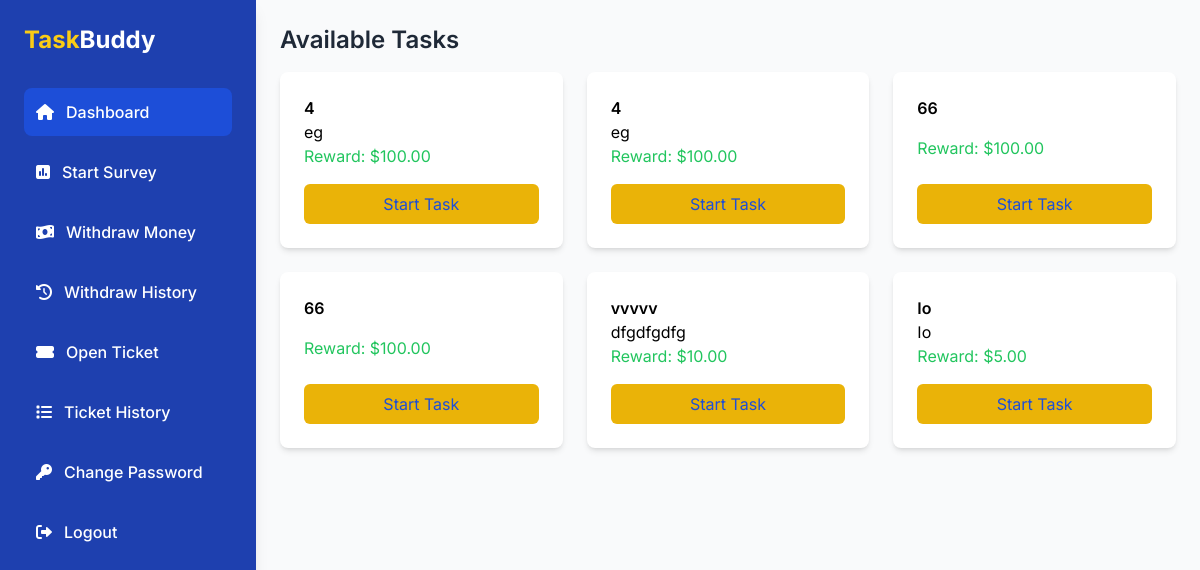
The app's page /t7.3/t7/surveys/survey.php with its own data.
### tables this page shows
CREATE TABLE `surveys` (
  `id` int(11) NOT NULL,
  `title` varchar(255) NOT NULL,
  `description` text DEFAULT NULL,
  `reward` decimal(10,2) NOT NULL,
  `created_at` timestamp NOT NULL DEFAULT current_timestamp(),
  `created_by` int(11) DEFAULT NULL,
  `status` varchar(20) NOT NULL DEFAULT 'pending'
);

### t7.3/t7/surveys/survey.php (the view, shortened to what this page needs)
<?php
$host = 'localhost';
$dbname = 'task_buddy_db';
$username = 'root';
$password = '';
try {
    $pdo = new PDO("mysql:host=$host;dbname=$dbname", $username, $password);
    $pdo->setAttribute(PDO::ATTR_ERRMODE, PDO::ERRMODE_EXCEPTION);
} catch (PDOException $e) {
    die("Could not connect to the database $dbname :" . $e->getMessage());
}
$query = "SELECT * FROM surveys";
$stmt = $pdo->prepare($query);
$stmt->execute();
$surveys = $stmt->fetchAll(PDO::FETCH_ASSOC);
?>
<!DOCTYPE html>
<html lang="en">
<head>
    <script src="https://cdn.tailwindcss.com"></script>
    <link rel="stylesheet" href="https://cdnjs.cloudflare.com/ajax/libs/font-awesome/6.0.0/css/all.min.css">
</head>
<body class="bg-gray-50">
    <div class="flex h-screen">
        <aside class="bg-blue-800 text-white w-64 p-6 shadow-lg">
            <div class="logo text-2xl font-bold mb-8">
                <span class="text-yellow-400">Task</span>Buddy
            </div>
            <nav>
                <ul class="space-y-3">
                    <li>
                        <a href="../dashboard/dashboard.php" class="sidebar-link flex items-center gap-3 p-3 rounded-lg bg-blue-700">
                            <i class="fas fa-home"></i>
                            <span class="font-medium">Dashboard</span>
                        </a>
                    </li>
                    <li>
                        <a href="../surveys/survey.php" class="sidebar-link flex items-center gap-3 p-3 rounded-lg hover:bg-blue-700">
                            <i class="fas fa-poll"></i>
                            <span class="font-medium">Start Survey</span>
                        </a>
                    </li>
                    <li>
                        <a href="../withdrawals/withdraw.php" class="sidebar-link flex items-center gap-3 p-3 rounded-lg hover:bg-blue-700">
                            <i class="fas fa-money-bill-wave"></i>
                            <span class="font-medium">Withdraw Money</span>
                        </a>
                    </li>
                    <li>
                        <a href="../withdrawals/withdraw_history.php" class="sidebar-link flex items-center gap-3 p-3 rounded-lg hover:bg-blue-700">
                            <i class="fas fa-history"></i>
                            <span class="font-medium">Withdraw History</span>
                        </a>
                    </li>
                    <li>
                        <a href="../tickets/open_ticket.php" class="sidebar-link flex items-center gap-3 p-3 rounded-lg hover:bg-blue-700">
                            <i class="fas fa-ticket-alt"></i>
                            <span class="font-medium">Open Ticket</span>
                        </a>
                    </li>
                    <li>
                        <a href="../tickets/ticket_history.php" class="sidebar-link flex items-center gap-3 p-3 rounded-lg hover:bg-blue-700">
                            <i class="fas fa-list"></i>
                            <span class="font-medium">Ticket History</span>
                        </a>
                    </li>
                    <li>
                        <a href="../main.html/auth/change_password.php" class="sidebar-link flex items-center gap-3 p-3 rounded-lg hover:bg-blue-700">
                            <i class="fas fa-key"></i>
                            <span class="font-medium">Change Password</span>
                        </a>
                    </li>
                    <li>
                        <a href="../main.html/auth/logout.php" class="sidebar-link flex items-center gap-3 p-3 rounded-lg hover:bg-red-600">
                            <i class="fas fa-sign-out-alt"></i>
                            <span class="font-medium">Logout</span>
                        </a>
                    </li>
                </ul>
            </nav>
        </aside>
        <main class="flex-1 p-6 overflow-y-auto">
            <h1 class="text-2xl font-semibold text-gray-800">Available Tasks</h1>
            <section class="mt-4">
                <div class="grid grid-cols-1 sm:grid-cols-2 lg:grid-cols-3 gap-6">
                    <?php foreach ($surveys as $survey): ?>
                        <div class="bg-white rounded-lg shadow-md p-6 flex flex-col justify-between">
                            <h2 class="font-semibold"><?php echo htmlspecialchars($survey['title']); ?></h2>
                            <p><?php echo htmlspecialchars($survey['description']); ?></p>
                            <p class="text-green-500">Reward: $<?php echo number_format($survey['reward'], 2); ?></p>
<button class="bg-yellow-500 text-blue-700 py-2 px-4 rounded-md mt-4" onclick="window.location.href='participate_survey.php?id=<?php echo $survey['id']; ?>'">Start Task</button>
                        </div>
                    <?php endforeach; ?>
                </div>
            </section>
        </main>
    </div>
</body>
</html>

### t7.3/t7/surveys/survey.php (style rules this page uses)
body { font-family: 'Inter', sans-serif; }
.sidebar-link { transition: all 0.3s ease; }

### records on screen
surveys: title "4", description "eg", reward "100.00"
surveys: title "4", description "eg", reward "100.00"
surveys: title "66", reward "100.00"
surveys: title "66", reward "100.00"
surveys: title "vvvvv", description "dfgdfgdfg", reward "10.00"
surveys: title "Io", description "Io", reward "5.00"
